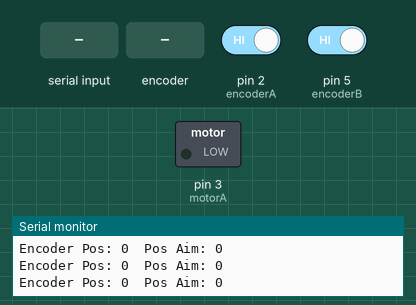
This sketch was run on a simulated Arduino Uno, built with avr-gcc and run on an emulated ATmega328P. On the bench: switched loads named in the sketch (green lamp = pin HIGH), the last lines printed to the serial monitor. The test bench sets the inputs (shaded band); at power-on: pin 2 (encoderA) HIGH, pin 5 (encoderB) HIGH.

Above: at 1.2 s.
1.3 s: "90,45\n" received over Serial
At 2.3 s:
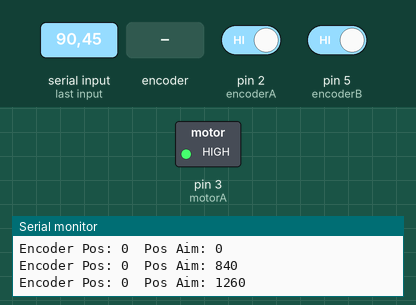
2.8 s: rotary encoder on pin 2 (encoderA) / pin 5 (encoderB) turned 1 step (first pin leading)
6.0 s: rotary encoder on pin 2 (encoderA) / pin 5 (encoderB) turned 2 steps (second pin leading)
9.4 s: "30,150\n" received over Serial
12.4 s: "5\n" received over Serial
Timing chart, 0 to 15.4 s (numbered marks = the images above; inputs shaded):
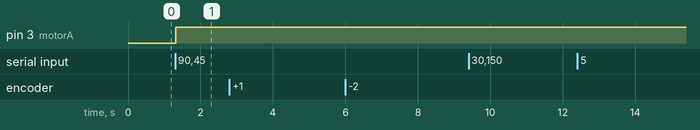

The sketch:

V2.ino
```cpp
#include <PIDController.h>

#define encoderA 2
#define encoderB 5
#define motorA 3

#define potPin A4

const int numReadings = 15;

int readings[numReadings];
int readIndex = 0;
int total = 0;
int average = 0;
long int aimPos = 0;

long int inputVal = 0;
long int targetPos = 0;

volatile long int encoder_pos = 0;
PIDController pos_pid;
int motor_value = 255;

void setup() {
  Serial.begin(9600);
  pinMode(encoderA, INPUT_PULLUP);
  pinMode(encoderB, INPUT_PULLUP);
  pinMode(motorA, OUTPUT);
  attachInterrupt(digitalPinToInterrupt(2), encoder, RISING);

  pinMode(potPin, INPUT_PULLUP);
  for (int thisReading = 0; thisReading < numReadings; thisReading++) {
    readings[thisReading] = 0;
  }

  pos_pid.begin();
  pos_pid.tune(20, 0, 2500);
  pos_pid.limit(-255, 255);
}

void loop()
{
  updateInput();
  //potSmooth();

  pos_pid.setpoint(targetPos);
  motor_value = pos_pid.compute(encoder_pos);

  if (motor_value > 0) {
    MotorCounterClockwise(motor_value);
  } else {
    MotorClockwise(abs(motor_value));
  }

  Serial.print("Encoder Pos: "); Serial.print(encoder_pos);
  Serial.print("\t"); Serial.print("Pos Aim: "); Serial.println(targetPos);
  delay(2);
}

void encoder() {
  if (digitalRead(encoderB) == HIGH) {
    encoder_pos++;
  } else {
    encoder_pos--;
  }
}

void MotorClockwise(int power){
  if (power > 20) {
    digitalWrite(12, false);
    analogWrite(motorA, power);
  } else {
    digitalWrite(motorA, LOW);
  }
}
void MotorCounterClockwise(int power) {
  if (power > 20) {
    digitalWrite(12, true);
    analogWrite(motorA, power);
  } else {
    digitalWrite(motorA, LOW);
  }
}

void potSmooth()
{
  // subtract the last reading:
  total = total - readings[readIndex];
  // read from the sensor:
  readings[readIndex] = analogRead(potPin);
  // add the reading to the total:
  total = total + readings[readIndex];
  // advance to the next position in the array:
  readIndex = readIndex + 1;

  // if we're at the end of the array...
  if (readIndex >= numReadings) {
    // ...wrap around to the beginning:
    readIndex = 0;
  }

  // calculate the average:
  average = total / numReadings;
  aimPos = map(average, 0, 1023, -1725, 1725);
  delay(1);        // delay in between reads for stability
}
void updateInput()
{
  if(Serial.available())
  {
    inputVal = Serial.parseInt();
    targetPos += (((float)inputVal/360) * 3360);
  }
}
```

Measured:
- after the input at 1.3 s, pin 3 (motorA): LOW → HIGH at once
